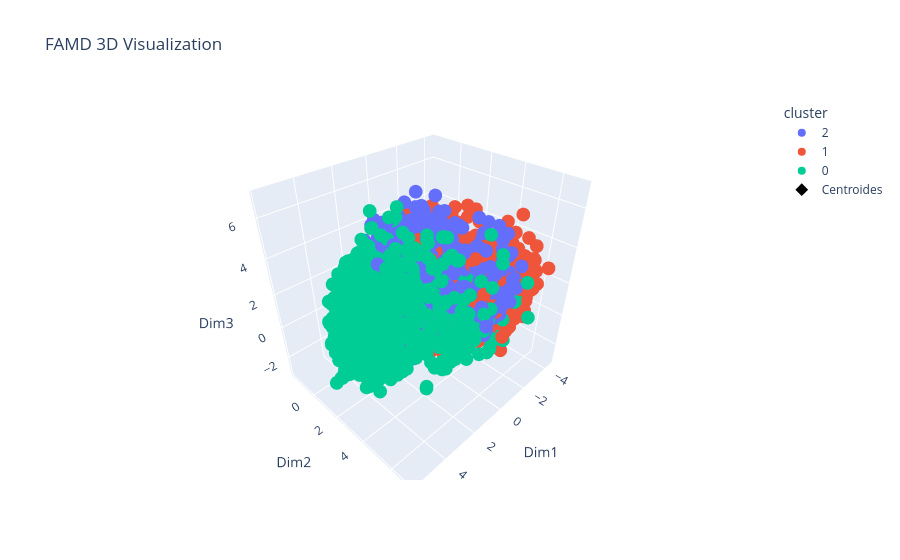

The code cell stored with this chart in its notebook:
### Code cell
# Visualize 3D FAMD results with cluster labels
fig = px.scatter_3d(coords, x="Dim1", y="Dim2", z="Dim3", color="cluster", title="FAMD 3D Visualization")
centroids_cords_FAMD = (coords.groupby("cluster")[["Dim1", "Dim2", "Dim3"]].mean().reset_index())

# Add centroids
fig.add_trace(
    go.Scatter3d(
        x=centroids_cords_FAMD["Dim1"],
        y=centroids_cords_FAMD["Dim2"],
        z=centroids_cords_FAMD["Dim3"],
        mode="markers+text",
        marker=dict(
            size=12, color="black", symbol="diamond", line=dict(color="white", width=2)
        ),
        text=centroids_cords_FAMD["cluster"],
        textposition="top center",
        name="Centroides",
    )
)
fig.show()
fig.write_html(SNDMODEL_OUTPUT_PLOTS_PATH)

# 2 Dimenntional FAMD visualization with clusters
make_plot(
    plot_type="scatter",
    data=coords,
    title=f"Colored FAMD Projection per cluster (k={4})",
    x_col="Dim1",
    y_col="Dim2",
    hue="cluster",
    palette="tab10",
    legend=True,
    legend_label="Cluster Labels",
)
plt.show()

### Figure 1 — Plotly figure (JSON) as saved in the notebook; plotly's stock layout.template omitted (floating-point values rounded to 4 significant figures; data arrays with more than 128 entries replaced by an {"elided": "..."} marker saying what was removed)
{"data": [{"hovertemplate": "cluster=2<br>Dim1=%{x}<br>Dim2=%{y}<br>Dim3=%{z}<extra></extra>", "legendgroup": "2", "marker": {"color": "#636efa", "symbol": "circle"}, "mode": "markers", "name": "2", "scene": "scene", "showlegend": true, "type": "scatter3d", "x": {"elided": "31807 float values"}, "y": {"elided": "31807 float values"}, "z": {"elided": "31807 float values"}}, {"hovertemplate": "cluster=1<br>Dim1=%{x}<br>Dim2=%{y}<br>Dim3=%{z}<extra></extra>", "legendgroup": "1", "marker": {"color": "#EF553B", "symbol": "circle"}, "mode": "markers", "name": "1", "scene": "scene", "showlegend": true, "type": "scatter3d", "x": {"elided": "24274 float values"}, "y": {"elided": "24274 float values"}, "z": {"elided": "24274 float values"}}, {"hovertemplate": "cluster=0<br>Dim1=%{x}<br>Dim2=%{y}<br>Dim3=%{z}<extra></extra>", "legendgroup": "0", "marker": {"color": "#00cc96", "symbol": "circle"}, "mode": "markers", "name": "0", "scene": "scene", "showlegend": true, "type": "scatter3d", "x": {"elided": "7914 float values"}, "y": {"elided": "7914 float values"}, "z": {"elided": "7914 float values"}}, {"marker": {"color": "black", "line": {"color": "white", "width": 2}, "size": 12, "symbol": "diamond"}, "mode": "markers+text", "name": "Centroides", "text": [0.0, 1.0, 2.0], "textposition": "top center", "type": "scatter3d", "x": [2.177, -1.143, 0.3308], "y": [0.6395, -0.1265, -0.06254], "z": [0.3536, -0.15, 0.02645]}], "layout": {"legend": {"title": {"text": "cluster"}, "tracegroupgap": 0}, "scene": {"domain": {"x": [0, 1], "y": [0, 1]}, "xaxis": {"title": {"text": "Dim1"}}, "yaxis": {"title": {"text": "Dim2"}}, "zaxis": {"title": {"text": "Dim3"}}}, "title": {"text": "FAMD 3D Visualization"}}}
